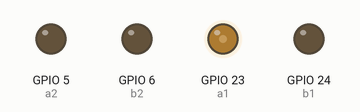
Recording of a program running on a simulated Raspberry Pi (BCM pin numbers). On the bench: output pins drawn as LEDs (lit = HIGH). At 1.0 s the program stops and its outputs stay as they are.

Above: at 0.1 s.
At 1.1 s:
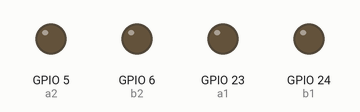
Timing chart, 0 to 2.5 s (numbered marks = the images above):
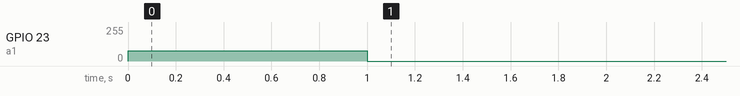

The program:

car.py
```python
import RPi.GPIO as gpio
import time


class car_control():
    def __init__(self):
        gpio.setmode(gpio.BCM)
        gpio.setwarnings(False)
        global a1
        gpio.setup(23,gpio.OUT)
        a1 = gpio.PWM(23, 60)

        global b1
        gpio.setup(24,gpio.OUT)
        b1 = gpio.PWM(24, 60)

        global a2
        gpio.setup(5,gpio.OUT)
        a2 = gpio.PWM(5, 60)

        global b2
        gpio.setup(6,gpio.OUT)
        b2 = gpio.PWM(6, 60)
    def __version__(self):
        print('beta01')
    def still(self):
        a1.stop()
        b1.stop()
        a2.stop()
        b2.stop()
        gpio.cleanup()

    def forward(self):
        a1.start(0)
        b1.start(100)
        a2.start(0)
        b2.start(100)
    def left(self):
        a1.start(30)
        b1.start(0)
        a2.start(0)
        b2.start(0)


#car_initail()

if __name__ == '__main__':
    c = car_control()
    c.left()
    time.sleep(1)
    c.still()
```

Measured:
- by itself, GPIO 23 (a1): 0/255 → 77/255 at 0.00 s, → 0/255 1.0 s later
